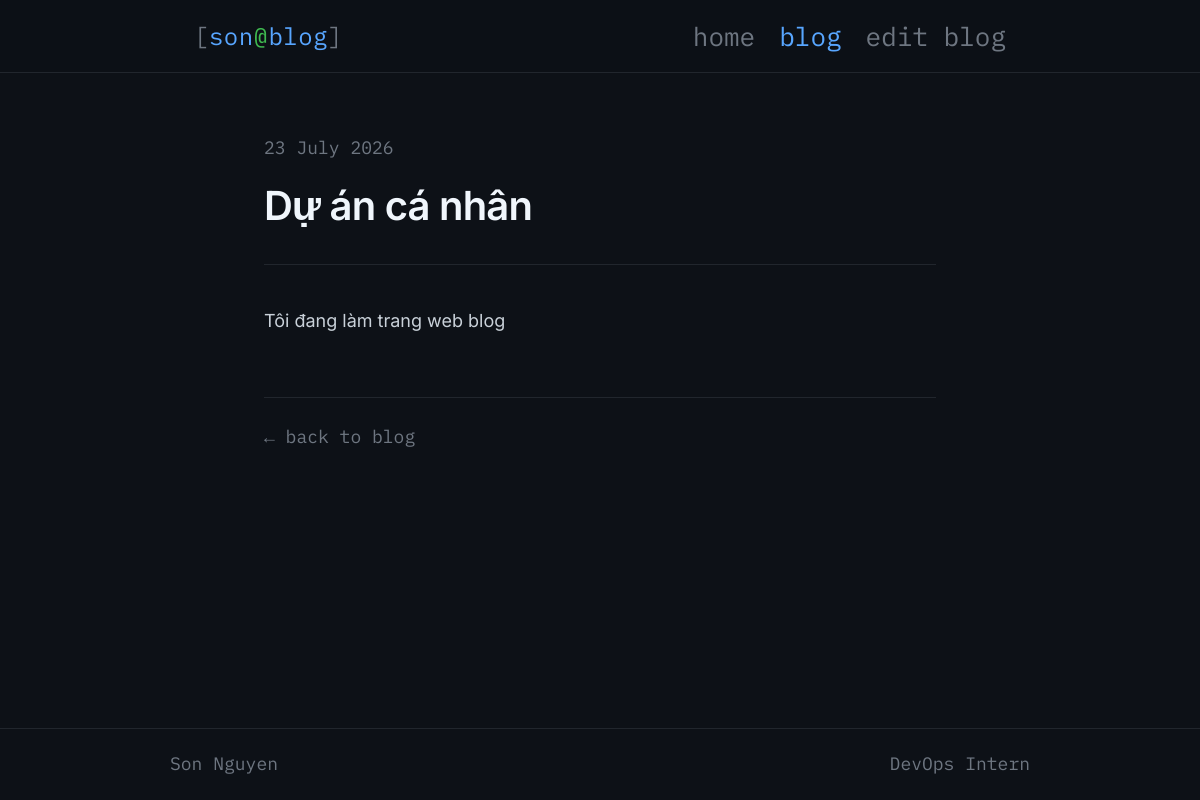
Page /blog/d-n-c-nhn on the committed database.
### app/models.py (models this page shows)
class Post(db.Model):
    __tablename__ = "posts"
    id        = db.Column(db.Integer, primary_key=True) # Tạo cột id kiểu Integer, là primary key (không trùng lặp, tự tăng)
    tags      = db.Column(db.String(200)) # Danh sách tag, VD: "python, flask"
    slug      = db.Column(db.String(200), unique=True, nullable=False)  # URL-friendly string VD: "my-first-post"
    title     = db.Column(db.String(300), nullable=False) # Tiêu đề bài viết
    summary   = db.Column(db.String(500))
    content   = db.Column(db.Text, nullable=False) # Nội dung bài viết (Markdown)
    created   = db.Column(db.DateTime, default=datetime.utcnow) # Ngày tạo bài viết, mặc định là thời điểm hiện tại
    published = db.Column(db.Boolean, default=True) # Bài viết đã được publish chưa, mặc định là True
    def tag_list(self):
        if not self.tags:
            return []
        return [t.strip() for t in self.tags.split(",") if t.strip()]

### app/route/blog.py (the view)
@blog_bp.route("/<slug>")
def post(slug):
    p = Post.query.filter_by(slug=slug, published=True).first_or_404()
    p.html_content = render_markdown(p.content)  # convert Markdown → HTML trước khi truyền vào template
    return render_template("blog/post.html", post=p)

### app/route/blog.py (called while the page is built)
def render_markdown(text):
    return markdown2.markdown(
        text,
        extras=["fenced-code-blocks", "tables", "header-ids", "code-friendly"]
    )

### app/templates/blog/post.html (shortened to what this page needs)
{% extends "base.html" %}
{% block content %}
<div class="page-inner post-page">
  <header class="post-header">
    <div class="post-header-meta">
      <time>{{ post.created.strftime('%d %B %Y') }}</time>
    </div>
    <h1 class="post-title">{{ post.title }}</h1>
  </header>
  <div class="post-divider"></div>
  <article class="post-content">
    {{ post.html_content | safe }}
  </article>
  <div class="post-footer">
    <a href="{{ url_for('blog.index') }}" class="back-link">← back to blog</a>
  </div>
</div>
{% endblock %}

### app/static/css/style.css (style rules this page uses)
:root { --bg: #0d1117; --bg-card: #161b22; --bg-term: #010409; --border: #21262d; --accent: #58a6ff; --accent2: #3fb950; --text: #c9d1d9; --text-dim: #6e7681; --text-hi: #f0f6fc; --red: #ff7b72; --yellow: #e3b341; --mono: 'IBM Plex Mono', monospace; --sans: 'Inter', sans-serif; --radius: 6px; }
*, *::before, *::after { box-sizing: border-box; margin: 0; padding: 0; }
html { scroll-behavior: smooth; }
body { background: var(--bg); color: var(--text); font-family: var(--sans); font-size: 18px; line-height: 1.7; min-height: 100vh; display: flex; flex-direction: column; }
a { color: inherit; text-decoration: none; }
.page-inner { max-width: 860px; margin: 0 auto; padding: 60px 24px 80px; }
.post-page { max-width: 720px; }
.post-header { margin-bottom: 32px; }
.post-header-meta { display: flex; align-items: center; gap: 10px; margin-bottom: 16px; font-family: var(--mono); font-size: 18px; color: var(--text-dim); }
.post-title { font-size: 40px; font-weight: 600; color: var(--text-hi); letter-spacing: -0.02em; line-height: 1.3; margin-bottom: 12px; }
.post-divider { height: 1px; background: var(--border); margin-bottom: 40px; }
.post-content { color: var(--text); line-height: 1.8; }
.post-content p { margin-bottom: 1.2em; }
.post-footer { margin-top: 60px; padding-top: 24px; border-top: 1px solid var(--border); }
.back-link { font-family: var(--mono); font-size: 18px; color: var(--text-dim); transition: color 0.15s; }

### rows in the picture
Post: created "23 July 2026", title "Dự án cá nhân", html_content "Tôi đang làm trang web blog"
